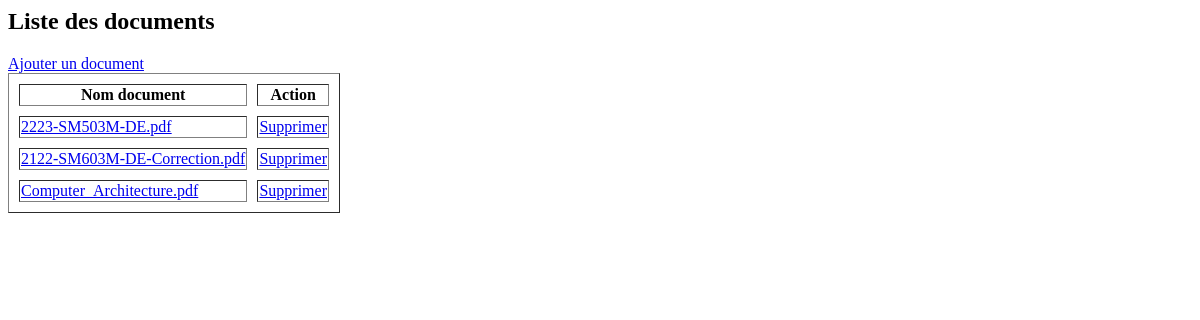
/PHP/Document/list_documents.php, run on an earlier commit of the app's database.
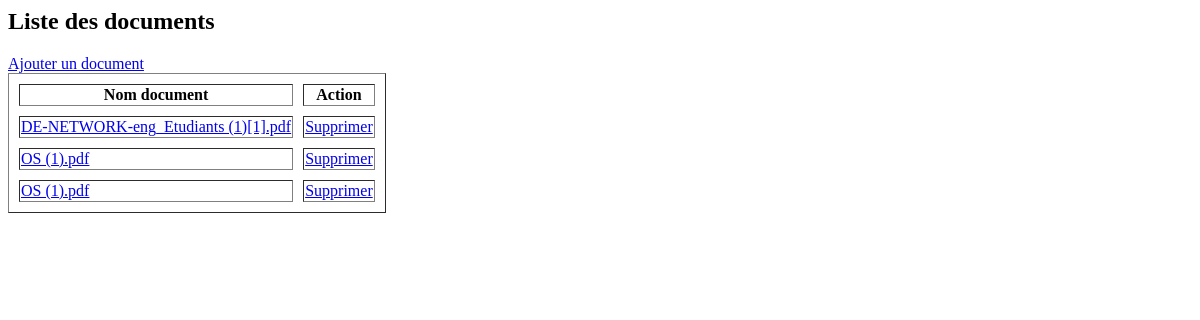
And on a later commit of the database.
### tables this page shows
CREATE TABLE `documents` (
  `ID` int(11) NOT NULL,
  `nom_fichier` varchar(255) DEFAULT NULL,
  `type_fichier` varchar(50) DEFAULT NULL,
  `taille_fichier` int(11) DEFAULT NULL,
  `contenu_fichier` longblob DEFAULT NULL,
  `ID_expediteur` int(10) NOT NULL,
  `role_expediteur` varchar(50) NOT NULL,
  `ID_cours` int(10) NOT NULL,
  `date` date NOT NULL
);

### PHP/Document/list_documents.php (the view, shortened to what this page needs)
<?php
include('dbConn.php');
$query = "SELECT * FROM documents";
$results = mysqli_query($connection, $query);
?>
<h2>Liste des documents</h2>
<html>
<body>
<head>
</head>
<a href="ajout_documents.php">Ajouter un document</a>
<table border="1" cellspacing='10'>
        <tr>
            <th>Nom document</th>
            <th>Action</th>
        </tr>
        <?php while($row = mysqli_fetch_assoc($results)){
            echo '<tr>';
            echo '<td><a href="downloaddocument.php?id=' . $row['ID'] . '">' . $row['nom_fichier'] . '</a></td>';
            echo '<td><a href="deletePagedocuments.php?id=' . $row['ID'] . '">Supprimer</a></td>';
            echo '</tr>';
        }
    ?>
    </table>
    </body>
    </html>

What changed in the data, as far as the page shows it:
removed documents: nom_fichier "2223-SM503M-DE.pdf"
removed documents: nom_fichier "2122-SM603M-DE-Correction.pdf"
removed documents: nom_fichier "Computer_Architecture.pdf"
added documents: nom_fichier "DE-NETWORK-eng_Etudiants (1)[1].pdf"
added documents: nom_fichier "OS (1).pdf"
added documents: nom_fichier "OS (1).pdf"
